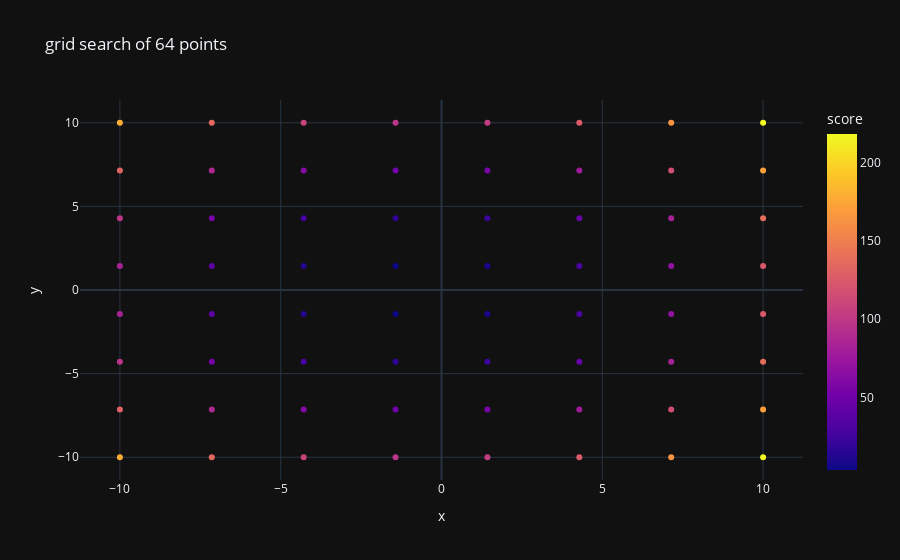

Notebook source saved alongside this figure:
### Code cell
search.grid_search(target_runtime=7,verbose=2,etr_update_step=10)
min_points = search.samples.filter(pl.col("score") == pl.col("score").min())
print(f"mean of {len(min_points)} minimum points:")

px.scatter(
    search.samples,
    x="x",
    y="y",
    color="score",
    # size="runtime",
    title=f"grid search of {len(search.samples)} points"
)

### Figure 1 — Plotly figure (JSON) as saved in the notebook; plotly's stock layout.template omitted (floating-point values rounded to 4 significant figures)
{"data": [{"hovertemplate": "x=%{x}<br>y=%{y}<br>score=%{marker.color}<extra></extra>", "legendgroup": "", "marker": {"color": [178.2, 131.1, 98.09, 83.6, 83.6, 98.09, 131.1, 178.2, 135.0, 87.87, 54.83, 40.35, 40.35, 54.83, 87.87, 135.0, 108.0, 60.93, 27.9, 13.44, 13.44, 27.9, 60.93, 108.0, 97.4, 50.32, 17.3, 3.582, 3.582, 17.3, 50.32, 97.4, 103.1, 56.03, 23.0, 8.579, 8.579, 23.0, 56.03, 103.1, 125.2, 78.07, 45.03, 30.55, 30.55, 45.03, 78.07, 125.2, 163.5, 116.4, 83.4, 68.91, 68.91, 83.4, 116.4, 163.5, 218.2, 171.1, 138.1, 123.6, 123.6, 138.1, 171.1, 218.2], "coloraxis": "coloraxis", "symbol": "circle"}, "mode": "markers", "name": "", "orientation": "v", "showlegend": false, "type": "scatter", "x": [-10, -10, -10, -10, -10, -10, -10, -10, -7.143, -7.143, -7.143, -7.143, -7.143, -7.143, -7.143, -7.143, -4.286, -4.286, -4.286, -4.286, -4.286, -4.286, -4.286, -4.286, -1.429, -1.429, -1.429, -1.429, -1.429, -1.429, -1.429, -1.429, 1.429, 1.429, 1.429, 1.429, 1.429, 1.429, 1.429, 1.429, 4.286, 4.286, 4.286, 4.286, 4.286, 4.286, 4.286, 4.286, 7.143, 7.143, 7.143, 7.143, 7.143, 7.143, 7.143, 7.143, 10, 10, 10, 10, 10, 10, 10, 10], "xaxis": "x", "y": [-10, -7.143, -4.286, -1.429, 1.429, 4.286, 7.143, 10, -10, -7.143, -4.286, -1.429, 1.429, 4.286, 7.143, 10, -10, -7.143, -4.286, -1.429, 1.429, 4.286, 7.143, 10, -10, -7.143, -4.286, -1.429, 1.429, 4.286, 7.143, 10, -10, -7.143, -4.286, -1.429, 1.429, 4.286, 7.143, 10, -10, -7.143, -4.286, -1.429, 1.429, 4.286, 7.143, 10, -10, -7.143, -4.286, -1.429, 1.429, 4.286, 7.143, 10, -10, -7.143, -4.286, -1.429, 1.429, 4.286, 7.143, 10], "yaxis": "y"}], "layout": {"coloraxis": {"colorbar": {"title": {"text": "score"}}, "colorscale": [[0, "#0d0887"], [0.1111, "#46039f"], [0.2222, "#7201a8"], [0.3333, "#9c179e"], [0.4444, "#bd3786"], [0.5556, "#d8576b"], [0.6667, "#ed7953"], [0.7778, "#fb9f3a"], [0.8889, "#fdca26"], [1, "#f0f921"]]}, "legend": {"tracegroupgap": 0}, "title": {"text": "grid search of 64 points"}, "xaxis": {"anchor": "y", "domain": [0, 1], "title": {"text": "x"}}, "yaxis": {"anchor": "x", "domain": [0, 1], "title": {"text": "y"}}}}
